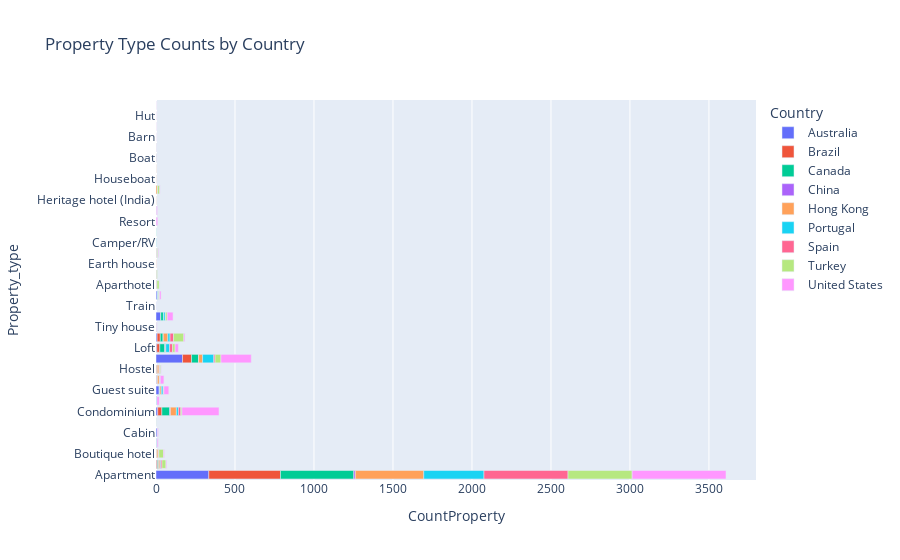

Notebook source saved alongside this figure:
### Code cell
# Group by 'Country' and 'Property_type' and count the occurrences
grouped_df = df.groupby(['Country', 'Property_type']).size().reset_index(name='CountProperty')

# Create the bar chart using Plotly Express
fig = px.bar(grouped_df,
             title='Property Type Counts by Country',
             x='CountProperty',
             y='Property_type',
             orientation='h',
             color='Country',
             color_continuous_scale=px.colors.sequential.Agsunset)

# Show the chart
fig.show()

### Figure 1 — Plotly figure (JSON) as saved in the notebook; plotly's stock layout.template omitted (floating-point values rounded to 4 significant figures)
{"data": [{"alignmentgroup": "True", "hovertemplate": "Country=Australia<br>CountProperty=%{x}<br>Property_type=%{y}<extra></extra>", "legendgroup": "Australia", "marker": {"color": "#636efa", "pattern": {"shape": ""}}, "name": "Australia", "offsetgroup": "Australia", "orientation": "h", "showlegend": true, "textposition": "auto", "type": "bar", "x": [334, 3, 2, 5, 8, 1, 11, 2, 20, 5, 1, 168, 5, 7, 1, 29, 1, 7], "xaxis": "x", "y": ["Apartment", "Bed and breakfast", "Boutique hotel", "Bungalow", "Cabin", "Chalet", "Condominium", "Cottage", "Guest suite", "Guesthouse", "Hostel", "House", "Loft", "Serviced apartment", "Tiny house", "Townhouse", "Train", "Villa"], "yaxis": "y"}, {"alignmentgroup": "True", "hovertemplate": "Country=Brazil<br>CountProperty=%{x}<br>Property_type=%{y}<extra></extra>", "legendgroup": "Brazil", "marker": {"color": "#EF553B", "pattern": {"shape": ""}}, "name": "Brazil", "offsetgroup": "Brazil", "orientation": "h", "showlegend": true, "textposition": "auto", "type": "bar", "x": [2, 454, 7, 1, 1, 26, 1, 3, 2, 5, 57, 19, 2, 20, 1, 1, 3], "xaxis": "x", "y": ["Aparthotel", "Apartment", "Bed and breakfast", "Boutique hotel", "Casa particular (Cuba)", "Condominium", "Earth house", "Guest suite", "Guesthouse", "Hostel", "House", "Loft", "Other", "Serviced apartment", "Tiny house", "Townhouse", "Villa"], "yaxis": "y"}, {"alignmentgroup": "True", "hovertemplate": "Country=Canada<br>CountProperty=%{x}<br>Property_type=%{y}<extra></extra>", "legendgroup": "Canada", "marker": {"color": "#00cc96", "pattern": {"shape": ""}}, "name": "Canada", "offsetgroup": "Canada", "orientation": "h", "showlegend": true, "textposition": "auto", "type": "bar", "x": [1, 464, 6, 1, 1, 1, 1, 50, 2, 2, 2, 44, 32, 2, 1, 18, 17, 1], "xaxis": "x", "y": ["Aparthotel", "Apartment", "Bed and breakfast", "Bungalow", "Cabin", "Camper/RV", "Castle", "Condominium", "Guest suite", "Guesthouse", "Hostel", "House", "Loft", "Other", "Resort", "Serviced apartment", "Townhouse", "Villa"], "yaxis": "y"}, {"alignmentgroup": "True", "hovertemplate": "Country=China<br>CountProperty=%{x}<br>Property_type=%{y}<extra></extra>", "legendgroup": "China", "marker": {"color": "#ab63fa", "pattern": {"shape": ""}}, "name": "China", "offsetgroup": "China", "orientation": "h", "showlegend": true, "textposition": "auto", "type": "bar", "x": [10, 1, 4, 1, 2, 1], "xaxis": "x", "y": ["Apartment", "Boutique hotel", "Condominium", "House", "Loft", "Serviced apartment"], "yaxis": "y"}, {"alignmentgroup": "True", "hovertemplate": "Country=Hong Kong<br>CountProperty=%{x}<br>Property_type=%{y}<extra></extra>", "legendgroup": "Hong Kong", "marker": {"color": "#FFA15A", "pattern": {"shape": ""}}, "name": "Hong Kong", "offsetgroup": "Hong Kong", "orientation": "h", "showlegend": true, "textposition": "auto", "type": "bar", "x": [433, 9, 10, 38, 1, 1, 9, 12, 1, 11, 9, 25, 1, 4, 2, 1, 29, 1, 1], "xaxis": "x", "y": ["Apartment", "Bed and breakfast", "Boutique hotel", "Condominium", "Cottage", "Farm stay", "Guest suite", "Guesthouse", "Heritage hotel (India)", "Hostel", "Hotel", "House", "Houseboat", "Loft", "Other", "Pension (South Korea)", "Serviced apartment", "Tiny house", "Townhouse"], "yaxis": "y"}, {"alignmentgroup": "True", "hovertemplate": "Country=Portugal<br>CountProperty=%{x}<br>Property_type=%{y}<extra></extra>", "legendgroup": "Portugal", "marker": {"color": "#19d3f3", "pattern": {"shape": ""}}, "name": "Portugal", "offsetgroup": "Portugal", "orientation": "h", "showlegend": true, "textposition": "auto", "type": "bar", "x": [381, 5, 1, 1, 1, 1, 13, 3, 1, 11, 3, 3, 1, 71, 24, 14, 1, 11, 4], "xaxis": "x", "y": ["Apartment", "Bed and breakfast", "Boat", "Boutique hotel", "Bungalow", "Camper/RV", "Condominium", "Cottage", "Farm stay", "Guest suite", "Guesthouse", "Hostel", "Hotel", "House", "Loft", "Serviced apartment", "Tiny house", "Townhouse", "Villa"], "yaxis": "y"}, {"alignmentgroup": "True", "hovertemplate": "Country=Spain<br>CountProperty=%{x}<br>Property_type=%{y}<extra></extra>", "legendgroup": "Spain", "marker": {"color": "#FF6692", "pattern": {"shape": ""}}, "name": "Spain", "offsetgroup": "Spain", "orientation": "h", "showlegend": true, "textposition": "auto", "type": "bar", "x": [3, 532, 8, 1, 3, 3, 15, 1, 4, 2, 3, 8, 19, 3, 22, 1, 2, 1], "xaxis": "x", "y": ["Aparthotel", "Apartment", "Bed and breakfast", "Boat", "Boutique hotel", "Casa particular (Cuba)", "Condominium", "Farm stay", "Guest suite", "Guesthouse", "Hostel", "House", "Loft", "Other", "Serviced apartment", "Tiny house", "Townhouse", "Villa"], "yaxis": "y"}, {"alignmentgroup": "True", "hovertemplate": "Country=Turkey<br>CountProperty=%{x}<br>Property_type=%{y}<extra></extra>", "legendgroup": "Turkey", "marker": {"color": "#B6E880", "pattern": {"shape": ""}}, "name": "Turkey", "offsetgroup": "Turkey", "orientation": "h", "showlegend": true, "textposition": "auto", "type": "bar", "x": [15, 406, 25, 30, 4, 1, 7, 1, 1, 6, 14, 37, 16, 1, 5, 65, 10, 6], "xaxis": "x", "y": ["Aparthotel", "Apartment", "Bed and breakfast", "Boutique hotel", "Casa particular (Cuba)", "Chalet", "Condominium", "Guest suite", "Guesthouse", "Hostel", "Hotel", "House", "Loft", "Nature lodge", "Other", "Serviced apartment", "Townhouse", "Villa"], "yaxis": "y"}, {"alignmentgroup": "True", "hovertemplate": "Country=United States<br>CountProperty=%{x}<br>Property_type=%{y}<extra></extra>", "legendgroup": "United States", "marker": {"color": "#FF97FF", "pattern": {"shape": ""}}, "name": "United States", "offsetgroup": "United States", "orientation": "h", "showlegend": true, "textposition": "auto", "type": "bar", "x": [2, 594, 1, 5, 5, 7, 6, 1, 235, 14, 6, 31, 23, 2, 2, 192, 1, 21, 1, 4, 10, 7, 2, 37, 1, 10], "xaxis": "x", "y": ["Aparthotel", "Apartment", "Barn", "Bed and breakfast", "Boutique hotel", "Bungalow", "Cabin", "Campsite", "Condominium", "Cottage", "Farm stay", "Guest suite", "Guesthouse", "Hostel", "Hotel", "House", "Hut", "Loft", "Nature lodge", "Other", "Resort", "Serviced apartment", "Tiny house", "Townhouse", "Treehouse", "Villa"], "yaxis": "y"}], "layout": {"barmode": "relative", "legend": {"title": {"text": "Country"}, "tracegroupgap": 0}, "title": {"text": "Property Type Counts by Country"}, "xaxis": {"anchor": "y", "domain": [0, 1], "title": {"text": "CountProperty"}}, "yaxis": {"anchor": "x", "domain": [0, 1], "title": {"text": "Property_type"}}}}
